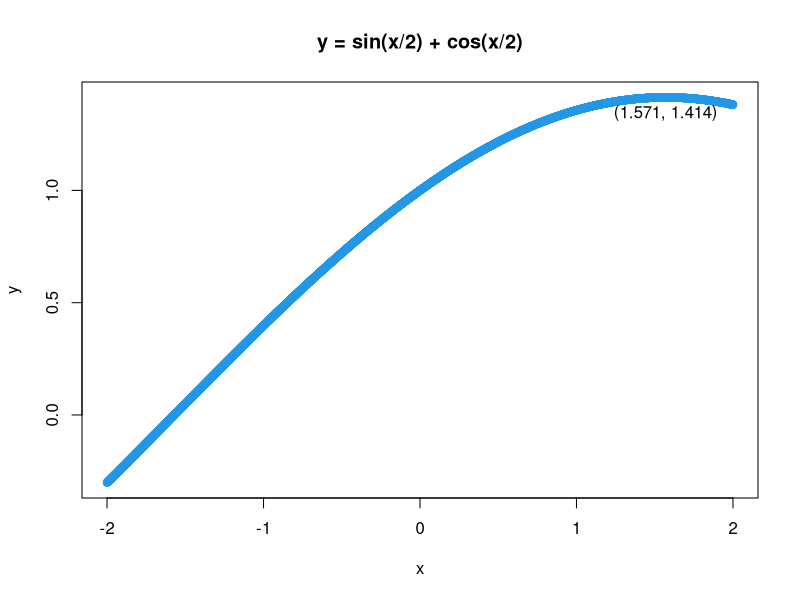
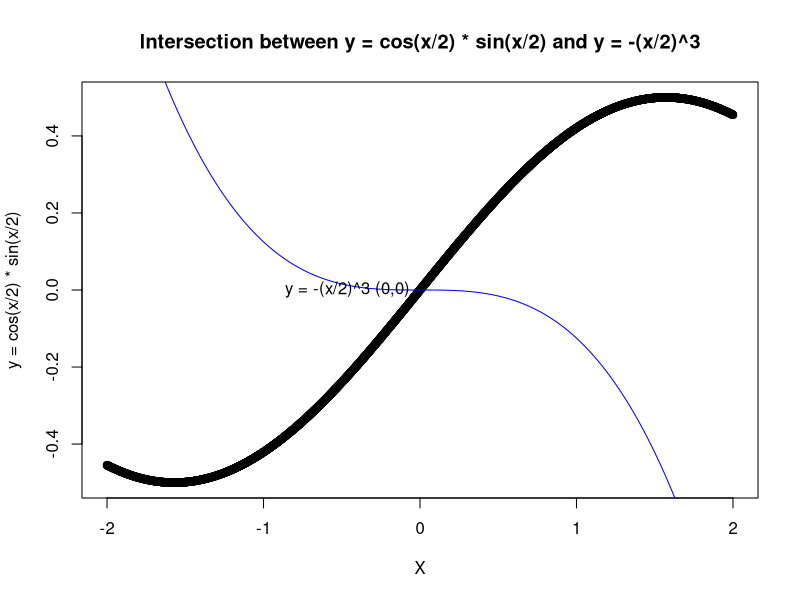
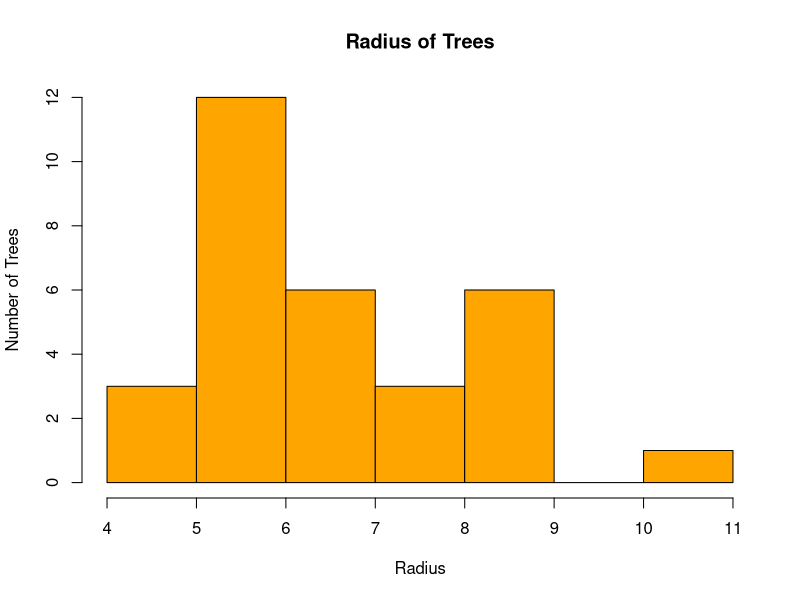
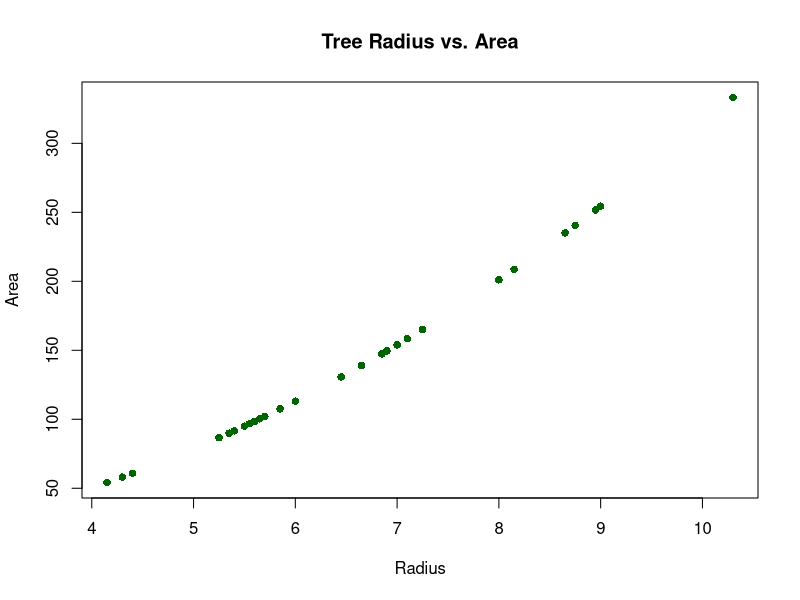
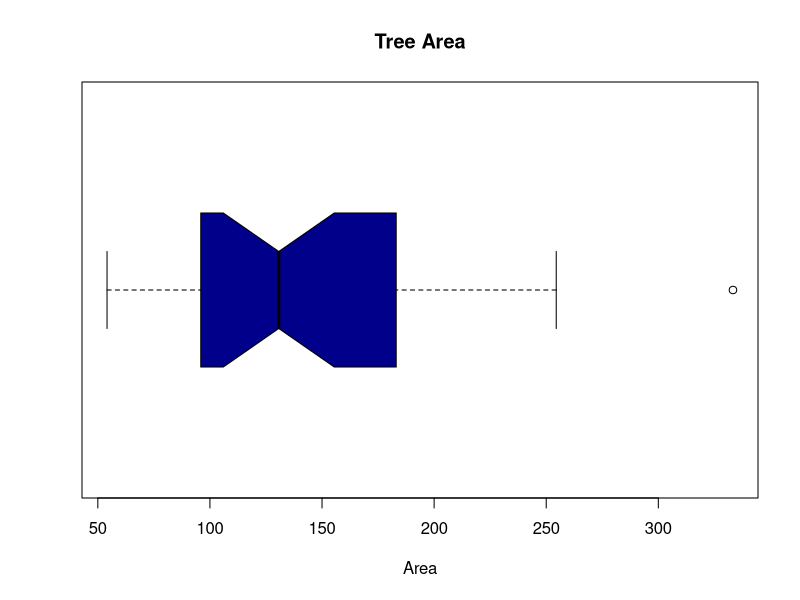
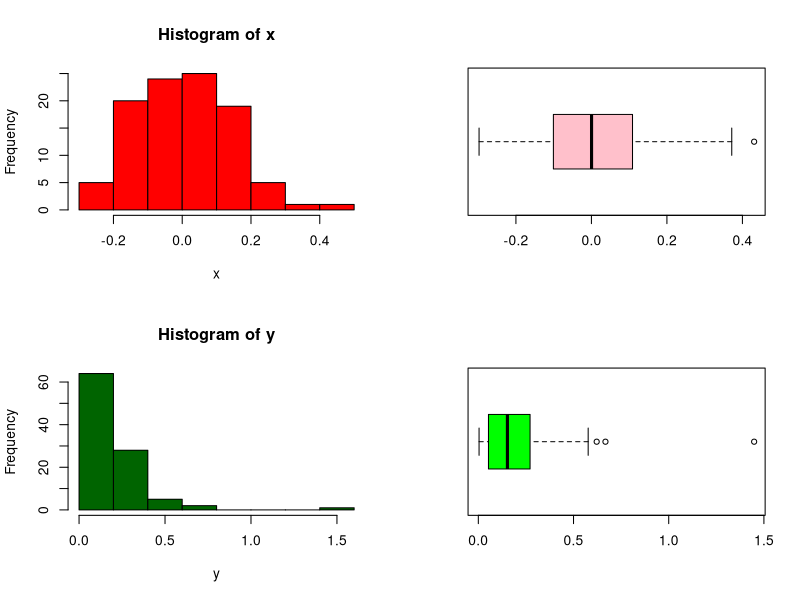
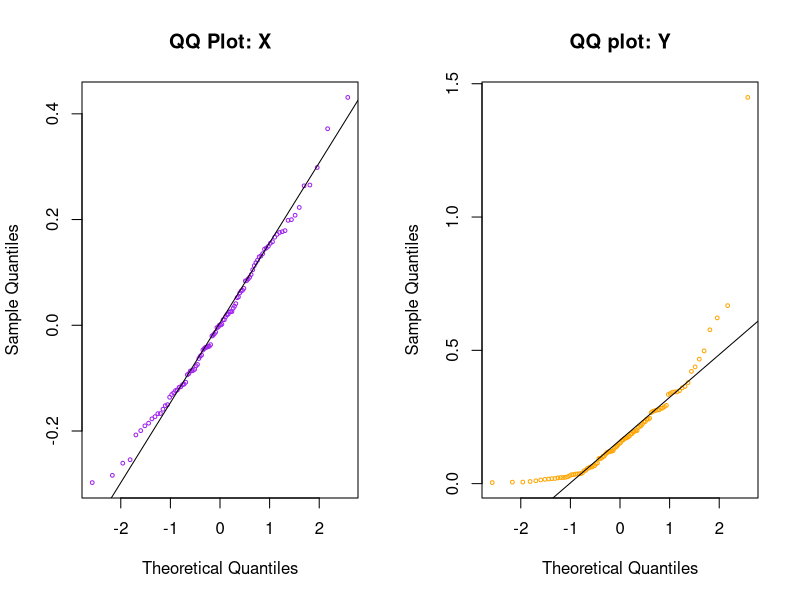

The R source for these figures, in order:
## ---- chunk 1
# DO NOT ADD OR REVISE CODE HERE
knitr::opts_chunk$set(echo = TRUE, eval = TRUE)

## ---- chunk 2
a <- c(0:4, 13, rep(c(2, -5.1, -23), times=3), sum(7/42, 3, 35/42))
a

## ---- chunk 3
a2 <- sort(a)
a2
L <- length(a2)
L
a3 <- sort(c(L:1), decreasing = TRUE)
a3

b <- a2 + a3 
b
## ---- chunk 4
c <- c(head(b, n=1), tail(b, n=1))
c
d <- b[2:(length(b)-1)]
d

## ---- chunk 5

e <- c(c[1], d, c[2])
e

f <- sum(e)
f

## ---- chunk 6
trigfunction <- function(x){
y <- sin(x/2) + cos(x/2)
return(y)
}

## ---- chunk 7
x <- seq(from = -2, to = 2, length.out = 4001)
y <- trigfunction(x)

#finding maximum value in the y vector
ymax <- round(max(y), digits=3) 
ymax
#finding corresponding value in the x vector
corrx <- round(x[which.max(y)], digits=3)
corrx
## ---- chunk 8

plot(x,y,col=4)
title(main = 'y = sin(x/2) + cos(x/2)')
text(corrx, ymax, '(1.571, 1.414)', pos =1)

## ---- chunk 9
trigfunction2 <- function(x){
y <- cos(x / 2) * sin(x / 2)
return(y)
}
#x <- seq(from = -2, to = 2, length.out = 4001)
z <- trigfunction2(x)
q <- -(x/2)^3

plot(x,z, main = 'Intersection between y = cos(x/2) * sin(x/2) and y = -(x/2)^3', xlab="X", ylab="y = cos(x/2) * sin(x/2)")
lines(x,q , col='blue')
text(x = 0, y = 0,labels = "y = -(x/2)^3 (0,0)", pos = 2)
## ---- chunk 10
data(trees)
str(trees)
apply(trees, 2, median)
medGirth <- median(trees$Girth, na.rm= TRUE)
trees[which(trees$Girth == median(trees$Girth)), ]
## ---- chunk 11
trees$radius <- trees$Girth / 2
trees$area <- pi * trees$radius^2

stem(trees$radius)

hist(trees$radius, 
     main = "Radius of Trees", 
     xlab = "Radius", ylab = "Number of Trees", col='orange')

plot(trees$radius, trees$area, main = "Tree Radius vs. Area", 
     xlab = "Radius",  ylab = "Area", pch = 16, col='dark green')

## ---- chunk 12
boxplot(trees$area, main = "Tree Area", xlab = 'Area', col = 'dark blue', notch = TRUE, horizontal = TRUE)

## ---- chunk 13
boxplot.stats(trees$area)

trees[which(trees$area == boxplot.stats(trees$area)$out), ]

## ---- chunk 14
set.seed(124)
y = rexp(100, rate=5.5)
set.seed(127)
x = rnorm(100, mean=0, sd=0.15)

z = cbind(x, y)
round(apply(z, 2, IQR),digits= 4)
## ---- chunk 15
par(mfrow = c(2, 2))
hist(x, breaks = 10, col ="red")
boxplot(x, horizontal = TRUE, col= "pink")
hist(y, breaks = 10, col = "dark green")
boxplot(y, horizontal = TRUE, col = "green")

## ---- chunk 16
par(mfrow = c(1,2))
qqnorm(x, col="purple", cex = 0.5, main = "QQ Plot: X")
qqline(x)
qqnorm(y, col="orange", cex = 0.5, main = "QQ plot: Y")
qqline(y)

#outlier_detection
exoutliers <- function(x){
Q3<-quantile(x,0.75)
  Q1<-quantile(x,0.25)
  IQR<-(Q3-Q1)
  left<- (Q1-(3*IQR))
  right<- (Q3+(3*IQR))
  c(x[x <left],x[x>right])
}

exoutliers(x)
exoutliers(y)
